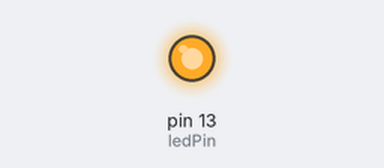
The sketch below on a simulated Arduino Uno, built with avr-gcc and run on an emulated ATmega328P. Shown: output pins drawn as LEDs (lit = HIGH).

Above: at 0.5 s.
At 12.5 s:
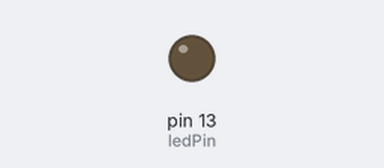
Timing chart, 0 to 14.3 s (numbered marks = the images above):
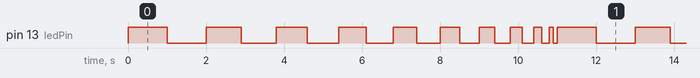

Measured:
- by itself, pin 13 (ledPin): repeats every 11.0 s: LOW 1.0 s, HIGH 0.90 s, LOW 0.90 s, HIGH 0.80 s, LOW 0.80 s, HIGH 0.70 s, LOW 0.70 s, HIGH 0.60 s, LOW 0.60 s, HIGH 0.50 s, LOW 0.50 s, HIGH 0.40 s, LOW 0.40 s, HIGH 0.30 s, LOW 0.30 s, HIGH 0.20 s, LOW 0.20 s, HIGH 0.10 s, LOW 0.10 s, HIGH 1.0 s
- by itself, everything shown: repeats every 11.0 s, in 20 steps

The sketch:

1106b.ino
```cpp
int ledPin = 13;
int delayTime = 1000;
int delayTime2 = 3000;
int count=0;


void setup()
{
      pinMode(ledPin,OUTPUT);

}

void loop()
{
      digitalWrite(ledPin,HIGH);
      delay(delayTime);
      digitalWrite(ledPin,LOW);
      delay(delayTime);
      if(delayTime<100)
      {
            delayTime=1000;
      }
      else
      {
            delayTime=delayTime-100;
      }

}
```
